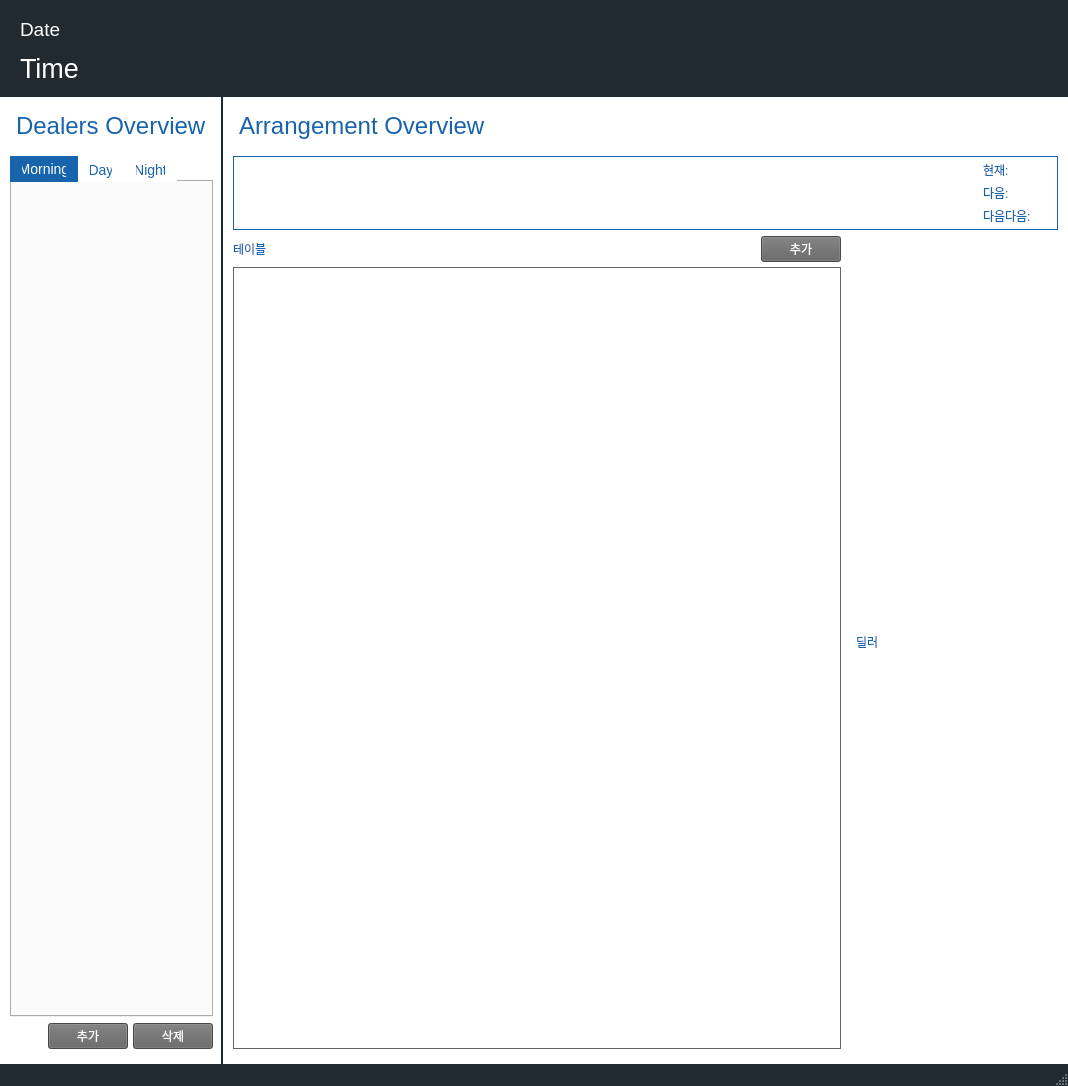
<?xml version="1.0" encoding="UTF-8"?>
<ui version="4.0">
 <class>MainWindow</class>
 <widget class="QMainWindow" name="MainWindow">
  <property name="geometry">
   <rect>
    <x>0</x>
    <y>0</y>
    <width>1068</width>
    <height>1086</height>
   </rect>
  </property>
  <property name="windowTitle">
   <string>DealerScheduler</string>
  </property>
  <property name="styleSheet">
   <string notr="true">QPushButton {
background-color: rgb(99, 99, 99);
color: rgb(255, 255, 255);
}

QPushButton:hover {
background-color: rgb(76,76,76);
}

QLineEdit, QSpinBox, QComboBox {
border-radius: 0;
border: 1px solid rgb(99, 99, 99);
}

QSpinBox::up-arrow {
background-color: transparent;
border: 0;
image: url(:/icon/src/up_arrow.svg);
}

QComboBox::down-arrow, QSpinBox::down-arrow {
background-color: transparent;
border: 0;
image: url(:/icon/src/down_arrow.svg);
}

QStatusBar {
background-color: rgb(33,42,49);
}

QDialog, QMessageBox {
background-color: rgb(255,255,255);
}

QDialog  #titleWidget {
background-color: rgb(25,31,37);
}

QDialog  #titleWidget #titleLabel {
color: rgb(255,255,255);
}

QTreeView {
border: 1px solid rgb(99, 99, 99);
}

QHeaderView::section {
background-color: rgb(99, 99, 99);
color: rgb(255,255,255);
}

QTreeView::item, QTreeView::branch {
background-color: rgb(255,255,255);
}

QTreeView::item:hover, QTreeView::branch:hover {
background-color: rgb(224,224,224);
}

QTreeView::item:selected, QTreeView::branch:selected {
color: rgb(255,255,255);
background-color: rgb(23,99,172);
}

#centralWidget {
background-color: rgb(255,255,255);
}</string>
  </property>
  <widget class="QWidget" name="centralWidget">
   <property name="styleSheet">
    <string notr="true">#headerWidget {
background-color: rgb(33, 42, 49);
}</string>
   </property>
   <layout class="QVBoxLayout" name="verticalLayout_7">
    <property name="spacing">
     <number>0</number>
    </property>
    <property name="leftMargin">
     <number>0</number>
    </property>
    <property name="topMargin">
     <number>0</number>
    </property>
    <property name="rightMargin">
     <number>0</number>
    </property>
    <property name="bottomMargin">
     <number>0</number>
    </property>
    <item>
     <widget class="QWidget" name="headerWidget" native="true">
      <property name="sizePolicy">
       <sizepolicy hsizetype="Preferred" vsizetype="Preferred">
        <horstretch>0</horstretch>
        <verstretch>1</verstretch>
       </sizepolicy>
      </property>
      <property name="styleSheet">
       <string notr="true">#currentDateLabel, #currentTimeLabel {
color: rgb(255, 255, 255);
}</string>
      </property>
      <layout class="QHBoxLayout" name="horizontalLayout_3">
       <property name="spacing">
        <number>5</number>
       </property>
       <property name="leftMargin">
        <number>20</number>
       </property>
       <property name="topMargin">
        <number>10</number>
       </property>
       <property name="rightMargin">
        <number>20</number>
       </property>
       <property name="bottomMargin">
        <number>10</number>
       </property>
       <item>
        <layout class="QVBoxLayout" name="currentTimeLayout">
         <property name="spacing">
          <number>0</number>
         </property>
         <item>
          <widget class="QLabel" name="currentDateLabel">
           <property name="font">
            <font>
             <pointsize>14</pointsize>
            </font>
           </property>
           <property name="text">
            <string>Date</string>
           </property>
          </widget>
         </item>
         <item>
          <widget class="QLabel" name="currentTimeLabel">
           <property name="font">
            <font>
             <pointsize>20</pointsize>
            </font>
           </property>
           <property name="text">
            <string>Time</string>
           </property>
          </widget>
         </item>
        </layout>
       </item>
       <item>
        <spacer name="horizontalSpacer">
         <property name="orientation">
          <enum>Qt::Horizontal</enum>
         </property>
         <property name="sizeHint" stdset="0">
          <size>
           <width>40</width>
           <height>20</height>
          </size>
         </property>
        </spacer>
       </item>
      </layout>
     </widget>
    </item>
    <item>
     <widget class="QSplitter" name="mainSplitter">
      <property name="sizePolicy">
       <sizepolicy hsizetype="Preferred" vsizetype="Preferred">
        <horstretch>0</horstretch>
        <verstretch>10</verstretch>
       </sizepolicy>
      </property>
      <property name="styleSheet">
       <string notr="true">#dealersOverviewWidget {
border-right: 2px solid rgb(33, 42, 49);
}

#overviewWidget {
border-left: 2px solid rgb(33, 42, 49);
}

#dealersTitleLabel, #arrangementTitleLabel {
color: rgb(23, 99, 172);
margin-bottom: 10px;
}</string>
      </property>
      <property name="orientation">
       <enum>Qt::Horizontal</enum>
      </property>
      <property name="opaqueResize">
       <bool>false</bool>
      </property>
      <property name="handleWidth">
       <number>0</number>
      </property>
      <property name="childrenCollapsible">
       <bool>false</bool>
      </property>
      <widget class="QWidget" name="dealersOverviewWidget" native="true">
       <property name="sizePolicy">
        <sizepolicy hsizetype="Preferred" vsizetype="Preferred">
         <horstretch>1</horstretch>
         <verstretch>0</verstretch>
        </sizepolicy>
       </property>
       <property name="styleSheet">
        <string notr="true"/>
       </property>
       <layout class="QVBoxLayout" name="verticalLayout_14">
        <property name="spacing">
         <number>-1</number>
        </property>
        <property name="leftMargin">
         <number>10</number>
        </property>
        <property name="topMargin">
         <number>15</number>
        </property>
        <property name="rightMargin">
         <number>10</number>
        </property>
        <property name="bottomMargin">
         <number>15</number>
        </property>
        <item>
         <widget class="QLabel" name="dealersTitleLabel">
          <property name="font">
           <font>
            <pointsize>18</pointsize>
           </font>
          </property>
          <property name="text">
           <string>Dealers Overview</string>
          </property>
         </widget>
        </item>
        <item>
         <widget class="QWidget" name="dealersWidget" native="true">
          <property name="styleSheet">
           <string notr="true">QTabWidget::pane {}

QTabWidget::tab-bar {
left: 0;
}

QTabBar::tab {
color: rgb(23,99,172);
font-size: 14px;
background-color: rgb(255,255,255);
}

QTabBar::tab:hover {
background-color: rgb(224,224,224);
}

QTabBar::tab:selected {
color: rgb(255,255,255);
background-color: rgb(23,99,172);
}</string>
          </property>
          <layout class="QVBoxLayout" name="verticalLayout_10">
           <property name="spacing">
            <number>0</number>
           </property>
           <property name="leftMargin">
            <number>0</number>
           </property>
           <property name="topMargin">
            <number>0</number>
           </property>
           <property name="rightMargin">
            <number>0</number>
           </property>
           <property name="bottomMargin">
            <number>0</number>
           </property>
           <item>
            <widget class="QTabWidget" name="worktimeTab">
             <property name="currentIndex">
              <number>0</number>
             </property>
             <widget class="QWidget" name="morningTab">
              <property name="sizePolicy">
               <sizepolicy hsizetype="Preferred" vsizetype="Preferred">
                <horstretch>0</horstretch>
                <verstretch>0</verstretch>
               </sizepolicy>
              </property>
              <attribute name="title">
               <string>Morning</string>
              </attribute>
              <layout class="QVBoxLayout" name="verticalLayout_11">
               <property name="spacing">
                <number>0</number>
               </property>
               <property name="leftMargin">
                <number>0</number>
               </property>
               <property name="topMargin">
                <number>0</number>
               </property>
               <property name="rightMargin">
                <number>0</number>
               </property>
               <property name="bottomMargin">
                <number>0</number>
               </property>
              </layout>
             </widget>
             <widget class="QWidget" name="dayTab">
              <attribute name="title">
               <string>Day</string>
              </attribute>
              <layout class="QVBoxLayout" name="verticalLayout_12">
               <property name="spacing">
                <number>0</number>
               </property>
               <property name="leftMargin">
                <number>0</number>
               </property>
               <property name="topMargin">
                <number>0</number>
               </property>
               <property name="rightMargin">
                <number>0</number>
               </property>
               <property name="bottomMargin">
                <number>0</number>
               </property>
              </layout>
             </widget>
             <widget class="QWidget" name="nightTab">
              <attribute name="title">
               <string>Night</string>
              </attribute>
              <layout class="QVBoxLayout" name="verticalLayout_13">
               <property name="spacing">
                <number>0</number>
               </property>
               <property name="leftMargin">
                <number>0</number>
               </property>
               <property name="topMargin">
                <number>0</number>
               </property>
               <property name="rightMargin">
                <number>0</number>
               </property>
               <property name="bottomMargin">
                <number>0</number>
               </property>
              </layout>
             </widget>
            </widget>
           </item>
          </layout>
         </widget>
        </item>
        <item>
         <widget class="QWidget" name="dealersCtrlWidget" native="true">
          <layout class="QHBoxLayout" name="horizontalLayout_2">
           <property name="spacing">
            <number>5</number>
           </property>
           <property name="leftMargin">
            <number>0</number>
           </property>
           <property name="topMargin">
            <number>0</number>
           </property>
           <property name="rightMargin">
            <number>0</number>
           </property>
           <property name="bottomMargin">
            <number>0</number>
           </property>
           <item>
            <spacer name="dealersCtrlSpacer">
             <property name="orientation">
              <enum>Qt::Horizontal</enum>
             </property>
             <property name="sizeHint" stdset="0">
              <size>
               <width>40</width>
               <height>20</height>
              </size>
             </property>
            </spacer>
           </item>
           <item>
            <widget class="QPushButton" name="newDealerButton">
             <property name="toolTip">
              <string>딜러 추가</string>
             </property>
             <property name="text">
              <string>추가</string>
             </property>
             <property name="iconSize">
              <size>
               <width>10</width>
               <height>10</height>
              </size>
             </property>
            </widget>
           </item>
           <item>
            <widget class="QPushButton" name="removeDealerButton">
             <property name="toolTip">
              <string>딜러 삭제</string>
             </property>
             <property name="text">
              <string>삭제</string>
             </property>
             <property name="iconSize">
              <size>
               <width>10</width>
               <height>10</height>
              </size>
             </property>
            </widget>
           </item>
          </layout>
         </widget>
        </item>
       </layout>
      </widget>
      <widget class="QWidget" name="arrangementOverviewWidget" native="true">
       <property name="sizePolicy">
        <sizepolicy hsizetype="Preferred" vsizetype="Preferred">
         <horstretch>2</horstretch>
         <verstretch>0</verstretch>
        </sizepolicy>
       </property>
       <property name="styleSheet">
        <string notr="true">#overviewTitleWidget {
background-color: rgb(255,255,255);
border: 1px solid rgb(23, 99, 172);
}</string>
       </property>
       <layout class="QVBoxLayout" name="verticalLayout_6">
        <property name="spacing">
         <number>-1</number>
        </property>
        <property name="leftMargin">
         <number>10</number>
        </property>
        <property name="topMargin">
         <number>15</number>
        </property>
        <property name="rightMargin">
         <number>10</number>
        </property>
        <property name="bottomMargin">
         <number>15</number>
        </property>
        <item>
         <widget class="QLabel" name="arrangementTitleLabel">
          <property name="font">
           <font>
            <pointsize>18</pointsize>
           </font>
          </property>
          <property name="text">
           <string>Arrangement Overview</string>
          </property>
         </widget>
        </item>
        <item>
         <widget class="QWidget" name="overviewTitleWidget" native="true">
          <property name="styleSheet">
           <string notr="true">* {
color: rgb(23, 99, 172);
}</string>
          </property>
          <layout class="QHBoxLayout" name="horizontalLayout">
           <property name="spacing">
            <number>0</number>
           </property>
           <property name="leftMargin">
            <number>5</number>
           </property>
           <property name="topMargin">
            <number>5</number>
           </property>
           <property name="rightMargin">
            <number>5</number>
           </property>
           <property name="bottomMargin">
            <number>5</number>
           </property>
           <item>
            <widget class="QWidget" name="currentWorktimeWidget" native="true">
             <property name="styleSheet">
              <string notr="true"/>
             </property>
             <layout class="QVBoxLayout" name="verticalLayout">
              <property name="spacing">
               <number>5</number>
              </property>
              <property name="leftMargin">
               <number>0</number>
              </property>
              <property name="topMargin">
               <number>0</number>
              </property>
              <property name="rightMargin">
               <number>0</number>
              </property>
              <property name="bottomMargin">
               <number>0</number>
              </property>
              <item>
               <widget class="QLabel" name="currentWorktimeLabel">
                <property name="sizePolicy">
                 <sizepolicy hsizetype="Preferred" vsizetype="Preferred">
                  <horstretch>0</horstretch>
                  <verstretch>0</verstretch>
                 </sizepolicy>
                </property>
                <property name="font">
                 <font>
                  <pointsize>16</pointsize>
                 </font>
                </property>
                <property name="text">
                 <string>&lt;current worktime&gt;</string>
                </property>
               </widget>
              </item>
              <item>
               <widget class="QLabel" name="currentWorktimePeriodLabel">
                <property name="font">
                 <font>
                  <pointsize>15</pointsize>
                 </font>
                </property>
                <property name="text">
                 <string>&lt;current worktime period&gt;</string>
                </property>
               </widget>
              </item>
             </layout>
            </widget>
           </item>
           <item>
            <spacer name="horizontalSpacer_2">
             <property name="orientation">
              <enum>Qt::Horizontal</enum>
             </property>
             <property name="sizeHint" stdset="0">
              <size>
               <width>354</width>
               <height>20</height>
              </size>
             </property>
            </spacer>
           </item>
           <item>
            <widget class="QWidget" name="timeScheduleWidget" native="true">
             <property name="sizePolicy">
              <sizepolicy hsizetype="Preferred" vsizetype="Preferred">
               <horstretch>0</horstretch>
               <verstretch>0</verstretch>
              </sizepolicy>
             </property>
             <layout class="QGridLayout" name="gridLayout">
              <property name="leftMargin">
               <number>0</number>
              </property>
              <property name="topMargin">
               <number>0</number>
              </property>
              <property name="rightMargin">
               <number>0</number>
              </property>
              <property name="bottomMargin">
               <number>0</number>
              </property>
              <property name="horizontalSpacing">
               <number>15</number>
              </property>
              <property name="verticalSpacing">
               <number>5</number>
              </property>
              <item row="0" column="0">
               <widget class="QLabel" name="currentArngeDescLabel">
                <property name="text">
                 <string>현재:</string>
                </property>
               </widget>
              </item>
              <item row="1" column="0">
               <widget class="QLabel" name="nextArngeDescLabel">
                <property name="text">
                 <string>다음:</string>
                </property>
               </widget>
              </item>
              <item row="2" column="0">
               <widget class="QLabel" name="nextnextArngeDescLabel">
                <property name="text">
                 <string>다음다음:</string>
                </property>
               </widget>
              </item>
              <item row="0" column="1">
               <widget class="QLabel" name="currentArngeTimeLabel">
                <property name="text">
                 <string>&lt;current arrangement&gt;</string>
                </property>
               </widget>
              </item>
              <item row="1" column="1">
               <widget class="QLabel" name="nextArngeTimeLabel">
                <property name="text">
                 <string>&lt;next arrangement&gt;</string>
                </property>
               </widget>
              </item>
              <item row="2" column="1">
               <widget class="QLabel" name="nextnextArngeTimeLabel">
                <property name="text">
                 <string>&lt;next-next arrangement&gt;</string>
                </property>
               </widget>
              </item>
             </layout>
            </widget>
           </item>
          </layout>
         </widget>
        </item>
        <item>
         <widget class="QWidget" name="overviewMainWidget" native="true">
          <property name="styleSheet">
           <string notr="true">#currentDealersTitleLabel, #tablesTitleLabel {
color: rgb(23, 99, 172);
}</string>
          </property>
          <layout class="QHBoxLayout" name="horizontalLayout_4">
           <property name="spacing">
            <number>15</number>
           </property>
           <property name="leftMargin">
            <number>0</number>
           </property>
           <property name="topMargin">
            <number>0</number>
           </property>
           <property name="rightMargin">
            <number>0</number>
           </property>
           <property name="bottomMargin">
            <number>0</number>
           </property>
           <item>
            <widget class="QWidget" name="tablesWidget" native="true">
             <property name="sizePolicy">
              <sizepolicy hsizetype="Preferred" vsizetype="Preferred">
               <horstretch>3</horstretch>
               <verstretch>0</verstretch>
              </sizepolicy>
             </property>
             <property name="styleSheet">
              <string notr="true">#tablesScrollArea {
background-color: rgb(255,255,255);
border: 1px solid rgb(99,99,99);
}

#tablesContent {
background-color: transparent;
}</string>
             </property>
             <layout class="QVBoxLayout" name="verticalLayout_2">
              <property name="spacing">
               <number>5</number>
              </property>
              <property name="leftMargin">
               <number>0</number>
              </property>
              <property name="topMargin">
               <number>0</number>
              </property>
              <property name="rightMargin">
               <number>0</number>
              </property>
              <property name="bottomMargin">
               <number>0</number>
              </property>
              <item>
               <layout class="QHBoxLayout" name="tablesHeaderWidget">
                <property name="spacing">
                 <number>-1</number>
                </property>
                <item>
                 <widget class="QLabel" name="tablesTitleLabel">
                  <property name="text">
                   <string>테이블</string>
                  </property>
                 </widget>
                </item>
                <item>
                 <widget class="QPushButton" name="addTableButton">
                  <property name="sizePolicy">
                   <sizepolicy hsizetype="Maximum" vsizetype="Fixed">
                    <horstretch>0</horstretch>
                    <verstretch>0</verstretch>
                   </sizepolicy>
                  </property>
                  <property name="toolTip">
                   <string>테이블 추가</string>
                  </property>
                  <property name="text">
                   <string>추가</string>
                  </property>
                  <property name="iconSize">
                   <size>
                    <width>10</width>
                    <height>10</height>
                   </size>
                  </property>
                 </widget>
                </item>
               </layout>
              </item>
              <item>
               <widget class="QScrollArea" name="tablesScrollArea">
                <property name="horizontalScrollBarPolicy">
                 <enum>Qt::ScrollBarAlwaysOff</enum>
                </property>
                <property name="sizeAdjustPolicy">
                 <enum>QAbstractScrollArea::AdjustToContents</enum>
                </property>
                <property name="widgetResizable">
                 <bool>true</bool>
                </property>
                <widget class="QWidget" name="tablesContent">
                 <property name="geometry">
                  <rect>
                   <x>0</x>
                   <y>0</y>
                   <width>639</width>
                   <height>16</height>
                  </rect>
                 </property>
                 <property name="sizePolicy">
                  <sizepolicy hsizetype="Preferred" vsizetype="Maximum">
                   <horstretch>0</horstretch>
                   <verstretch>0</verstretch>
                  </sizepolicy>
                 </property>
                </widget>
               </widget>
              </item>
             </layout>
            </widget>
           </item>
           <item>
            <widget class="QWidget" name="currentDealerWidget" native="true">
             <property name="sizePolicy">
              <sizepolicy hsizetype="Preferred" vsizetype="Preferred">
               <horstretch>1</horstretch>
               <verstretch>0</verstretch>
              </sizepolicy>
             </property>
             <layout class="QVBoxLayout" name="verticalLayout_3">
              <property name="spacing">
               <number>-1</number>
              </property>
              <property name="leftMargin">
               <number>0</number>
              </property>
              <property name="topMargin">
               <number>0</number>
              </property>
              <property name="rightMargin">
               <number>0</number>
              </property>
              <property name="bottomMargin">
               <number>0</number>
              </property>
              <item>
               <widget class="QLabel" name="currentDealersTitleLabel">
                <property name="sizePolicy">
                 <sizepolicy hsizetype="Preferred" vsizetype="Maximum">
                  <horstretch>0</horstretch>
                  <verstretch>0</verstretch>
                 </sizepolicy>
                </property>
                <property name="text">
                 <string>딜러</string>
                </property>
               </widget>
              </item>
              <item>
               <layout class="QVBoxLayout" name="currentDealerLayout"/>
              </item>
             </layout>
            </widget>
           </item>
          </layout>
         </widget>
        </item>
       </layout>
      </widget>
     </widget>
    </item>
   </layout>
  </widget>
  <widget class="QStatusBar" name="statusBar"/>
  <action name="actionSystemInformation">
   <property name="text">
    <string>System Information</string>
   </property>
  </action>
 </widget>
 <layoutdefault spacing="6" margin="11"/>
 <resources/>
 <connections/>
</ui>
